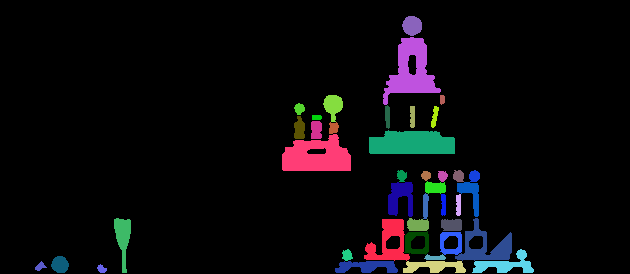
#> input picture vision/src/main/python/sciencebirds/watershed/kernellipse4,4.png, 630 x 274 px
$ python -i vision_watershed.py   (imports and definitions only)
#> lines starting #> are read from the running program, lines starting #| are printed output that depends on the picture
#> further down, picture is the input picture: shape (274, 630, 3); mean B, G, R 12, 9.4, 10.3
from __future__ import print_function
import cv2 as cv
import numpy as np
import argparse
import random as rng

# [1 line not run here, left out]


class Watershed:
    def __init__(self, image):

        self.crop_img = image[120:394, 70:700]
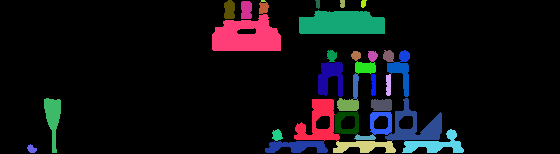
#> self.crop_img: shape (154, 560, 3); mean B, G, R 17.7, 14.8, 15

        # [8 lines of commented-out code are left out]

        self.gray = cv.cvtColor(self.crop_img, cv.COLOR_BGR2GRAY)
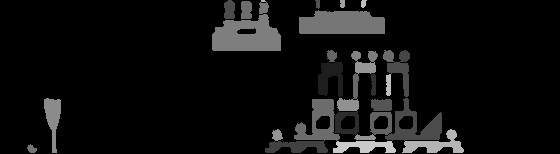
#> self.gray: shape (154, 560); min 0, max 202, mean 15.2

        ret, thresh = cv.threshold(self.gray, 222, 255, cv.THRESH_BINARY_INV)
#> thresh: shape (154, 560); every value is 255

        # noise removal
        kernel = cv.getStructuringElement(cv.MORPH_CROSS, (3, 3))

        opening = cv.morphologyEx(thresh, cv.MORPH_OPEN, kernel,
                                  iterations=1)

        # sure background area
        kernel_close = cv.getStructuringElement(cv.MORPH_CROSS, (2, 2))
        sure_bg = cv.dilate(opening, kernel_close, iterations=2)
        # Finding sure foreground area
        dist_transform = cv.distanceTransform(opening, cv.DIST_L2, 5)
#> dist_transform: shape (154, 560) float32; every value is 3.4e+38
        cv.normalize(dist_transform, dist_transform, 0
                     , 1.0, cv.NORM_MINMAX)
#> dist_transform: shape (154, 560) float32; every value is 0

        ret, sure_fg = cv.threshold(dist_transform, 0.1
                                    * dist_transform.max(), 255, 0)

        # Finding unknown region
        sure_fg = np.uint8(sure_fg)
#> sure_fg: shape (154, 560); every value is 0
        unknown = cv.subtract(sure_bg, sure_fg)

        sure_fg_u8 = sure_fg.astype('uint8')
        self.contours, _ = cv.findContours(sure_fg_u8, cv.RETR_TREE
                                      , cv.CHAIN_APPROX_SIMPLE)
#> self.contours = []

        # Marker labelling
        ret, markers = cv.connectedComponents(sure_fg)
#> ret = 1

        # Add one to all labels so that sure background is not 0, but 1
        markers = markers + 1
#> markers: shape (154, 560) int32; every value is 1
        # Now, mark the region of unknown with zero
        markers[unknown == 255] = 0

        markers = cv.watershed(self.crop_img, markers)
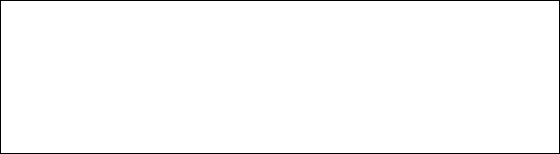
#> markers: shape (154, 560) int32; values -1 (black) and 0 (white), 98.3% white; black in thin lines or dots

        # crop_img[markers == -1] = [255, 0, 0]
        # cv.imshow('output', crop_img)
        # cv.waitKey(0)

        # drawing result with different colors

        colors = []
        for contour in self.contours:
            colors.append((rng.randint(0, 256), rng.randint(0, 256), rng.randint(0, 256)))
#> this loop made 0 passes
#> after the loop, colors = []

        # Create the result image
        dst = np.zeros((markers.shape[0], markers.shape[1], 3), dtype=np.uint8)
        # Fill labeled objects with random colors
        for i in range(markers.shape[0]):
            for j in range(markers.shape[1]):
                index = markers[i, j]
                if 0 < index <= len(self.contours):
                    dst[i, j, :] = colors[index - 1]
#> dst: shape (154, 560, 3); every value is 0

        self.dst = dst

    def get_objects_num(self):
        return len(self.contours)

    def get_objects(self):
        return self.contours

    def get_dst(self):
        return self.dst

>>> import cv2
>>> picture = cv2.imread('kernellipse4,4.png')
>>> result = Watershed(picture).get_objects_num()
#> result = 0
